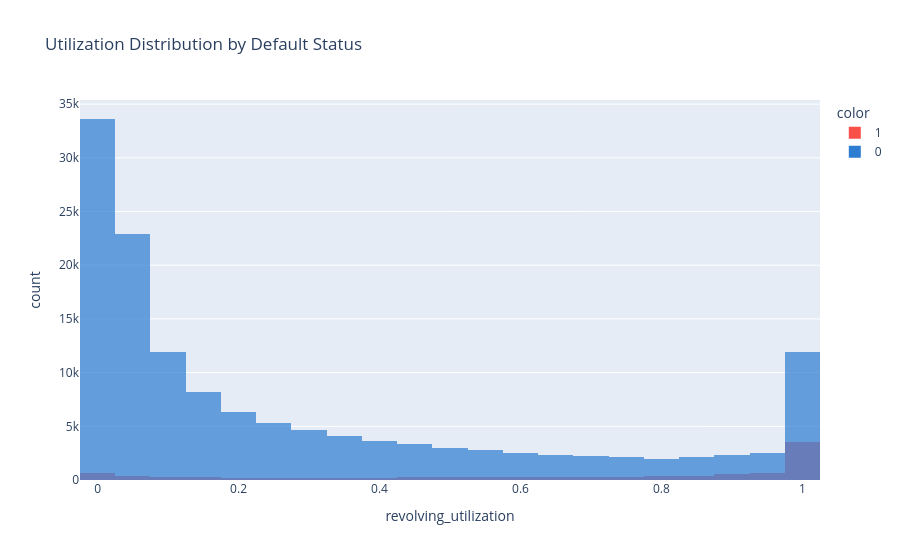

Here is the notebook cell this chart was saved with:
### Code cell
px.histogram(
    df, x='revolving_utilization',
    color=df['serious_delinquency'].astype(str),
    barmode='overlay', nbins=50, opacity=0.7,
    title='Utilization Distribution by Default Status',
    color_discrete_map={'0':'#2D7DD2','1':'#F85149'}
)

### Figure 1 — Plotly figure (JSON) as saved in the notebook; plotly's stock layout.template omitted (floating-point values rounded to 4 significant figures; data arrays with more than 128 entries replaced by an {"elided": "..."} marker saying what was removed)
{"data": [{"bingroup": "x", "hovertemplate": "color=1<br>revolving_utilization=%{x}<br>count=%{y}<extra></extra>", "legendgroup": "1", "marker": {"color": "#F85149", "opacity": 0.7, "pattern": {"shape": ""}}, "name": "1", "nbinsx": 50, "orientation": "v", "showlegend": true, "type": "histogram", "x": {"elided": "10025 float values"}, "xaxis": "x", "yaxis": "y"}, {"bingroup": "x", "hovertemplate": "color=0<br>revolving_utilization=%{x}<br>count=%{y}<extra></extra>", "legendgroup": "0", "marker": {"color": "#2D7DD2", "opacity": 0.7, "pattern": {"shape": ""}}, "name": "0", "nbinsx": 50, "orientation": "v", "showlegend": true, "type": "histogram", "x": {"elided": "139961 float values"}, "xaxis": "x", "yaxis": "y"}], "layout": {"barmode": "overlay", "legend": {"title": {"text": "color"}, "tracegroupgap": 0}, "title": {"text": "Utilization Distribution by Default Status"}, "xaxis": {"anchor": "y", "domain": [0, 1], "title": {"text": "revolving_utilization"}}, "yaxis": {"anchor": "x", "domain": [0, 1], "title": {"text": "count"}}}}
